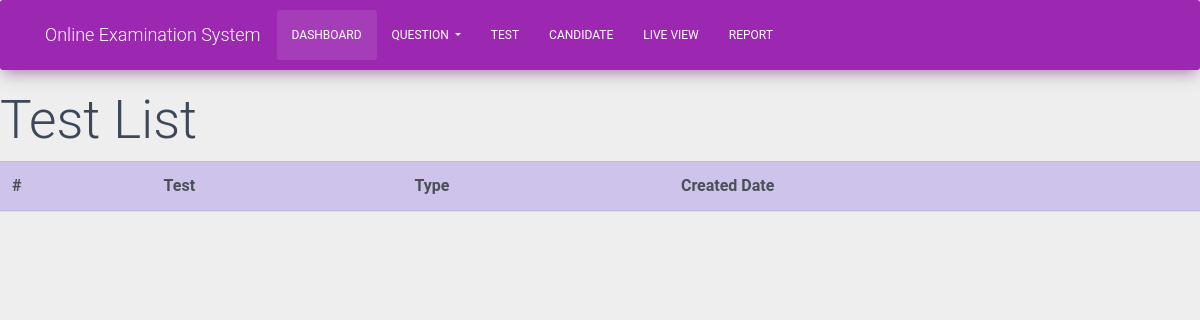
The page /test-management/test/ on the database as committed earlier.
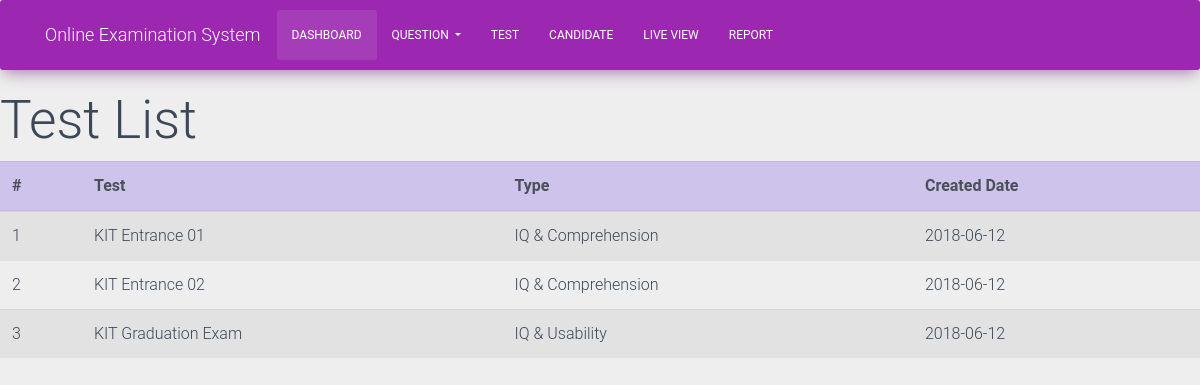
The same page on the database as committed later.
### test_management/models.py (models this page shows, shortened)
class Test(models.Model):
    test_name = models.TextField(max_length=45)
    test_type = models.TextField(max_length=45)
    create_test = models.DateField()
    create_date = models.DateTimeField(auto_now_add=True)
    update_date = models.DateTimeField()

### test_management/views.py (the view)
# urls.py: url(r'^test-management/test/', test_list, name='test'),
def test_list(request):
    tests = Test.objects.all()
    return render(request, 'test_list.html', {'tests' : tests})

### test_management/templates/test_list.html
{% extends 'navigation_bar.html'%}
{% block test_list %}
        <h1>Test List</h1>
        <table class="table table-striped">
                <thead class="thead-table-list">
                  <tr>
                    <th scope="col">#</th>
                    <th scope="col">Test</th>
                    <th scope="col">Type</th>
                    <th scope="col">Created Date</th>
                  </tr>
                </thead>
                <tbody>
                    {% for test in tests %}
                    <tr>
                        <td>{{ test.id}}</td>
                        <td>{{ test.test_name}}</td>
                        <td>{{ test.test_type}}</td>
                        <td>{{ test.create_test}}</td>
                    </tr>
                    {% endfor %}
                </tbody>
              </table>
{% endblock %}

### test_management/templates/navigation_bar.html (shortened to what this page needs)
{% load staticfiles %}
<!DOCTYPE html>
<html>
<head>
    <link rel="stylesheet" type="text/css" media="screen" href="{% static 'css/material-kit.css' %}" />
</head>
<body>
  <nav class="navbar navbar-expand-lg navbar-light bg-primary">
    <div class="container">
      <a class="navbar-brand" href="#">Online Examination System</a>
      <div class="collapse navbar-collapse" id="navbarNavDropdown">
        <ul class="navbar-nav">
          <li class="nav-item active">
            <a class="nav-link" href="#">Dashboard<span class="sr-only">(current)</span></a>
          </li>
          <li class="nav-item dropdown">
            <a class="nav-link dropdown-toggle" href="{% url 'question' %}" id="navbarDropdownMenuLink" data-toggle="dropdown" aria-haspopup="true" aria-expanded="false">
              Question
            </a>
          </li>
          <li class="nav-item">
            <a class="nav-link" href="{% url 'test' %}" name="Test">Test</a>
          </li>
          <li class="nav-item">
            <a class="nav-link" href="#">Candidate</a>
          </li>
          <li class="nav-item">
            <a class="nav-link" href="#">Live View</a>
          </li>
          <li class="nav-item">
            <a class="nav-link" href="#">Report</a>
          </li>
        </ul>
      </div>
    </div>
  </nav>
    {% block test_list %}
    {% endblock %}
</body>
</html>

Rows that differ between the two databases and show on the page:
added Test: id "1", test_name "KIT Entrance 01", test_type "IQ & Comprehension", create_test "2018-06-12"
added Test: id "2", test_name "KIT Entrance 02", test_type "IQ & Comprehension", create_test "2018-06-12"
added Test: id "3", test_name "KIT Graduation Exam", test_type "IQ & Usability", create_test "2018-06-12"
